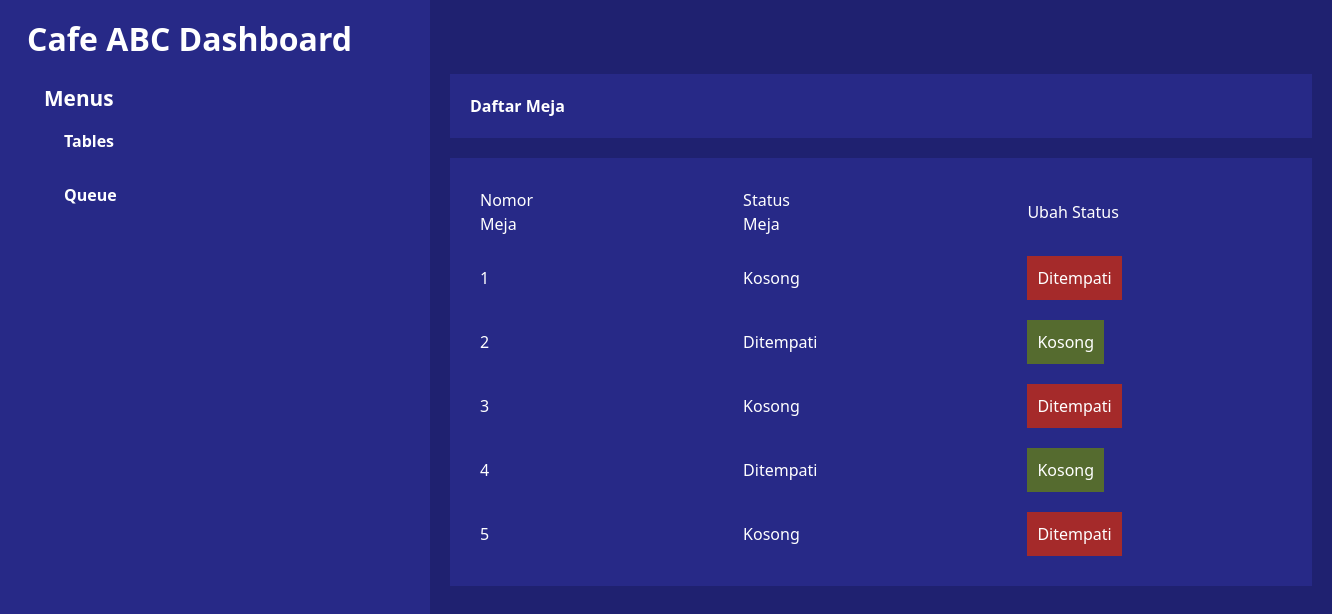
The page /dashboard/tables.php on the database its author committed.
### tables this page shows
CREATE TABLE `tables` (
  `idtables` int(11) NOT NULL,
  `isoccupied` tinyint(1) NOT NULL
);

### dashboard/tables.php (the view, shortened to what this page needs)
<?php
    include "./../db.php";
    $sqlquery = "SELECT * FROM tables";
    $result = mysqli_query($db, $sqlquery);
?>
<!DOCTYPE html>
<html lang="en">
<head>
    <link href="https://cdn.jsdelivr.net/npm/bootstrap@5.3.3/dist/css/bootstrap.min.css" rel="stylesheet">
</head>
<body>
    <?php include "dashboard.php"?>
    <div class="tables__header">
        <div class="tables__header__title">Daftar Meja</div>
    </div>
    <div class="tables__header">
        <table class="tables__info">
            <thead>
                <tr>
                    <td>Nomor Meja</td>
                    <td>Status Meja</td>
                    <td>Ubah Status</td>
                </tr>
            </thead>
            <tbody>
                <?php
                    while ($row = mysqli_fetch_array($result)) {
                        $status = $row["isoccupied"] ? "Ditempati" : "Kosong";
                        $buttonclass = $row["isoccupied"] ? "button__kosong" : "button__ditempati";
                        $buttontext = $row["isoccupied"] ? "Kosong" : "Ditempati";
                ?>
                <tr>
                    <td>
                        <?php
                        echo $row["idtables"];
                        ?>
                    </td>
                    <td>
                        <?php
                        echo $status;
                        ?>
                    </td>
                    <td>
                        <form method="POST" action="">
                            <button type="submit" class="<?php echo $buttonclass; ?>">
                                <?php echo $buttontext; ?>
                            </button>
                        </form>
                    </td>
                </tr>
                <?php } ?>
            </tbody>
        </table>
    </div>
</body>
</html>

### dashboard/tables.php (style rules this page uses)
:root { --background: #1f2170; --backgroundSd: #272987; --backgroundHov: #5758ad; --foreground: #171717; --text: white; }
body { background-color: var(--background); }
.tables__header { background-color: var(--backgroundSd); margin: 20px 20px 10px 450px; padding: 20px; }
.tables__header__title { font-weight: bold; }
.tables__info td { padding: 10px 200px 10px 10px; }
.button__ditempati { padding: 10px; background-color: brown; border: none; }
.button__kosong { padding: 10px; background-color: darkolivegreen; border: none; }

### dashboard/dashboard.php (style rules this page uses)
:root { --background: #1f2170; --backgroundSd: #272987; --foreground: #171717; --text: white; }
body { background-color: var(--background); }

### dashboard/sidebar.php (style rules this page uses)
:root { --background: #1f2170; --backgroundSd: #272987; --backgroundHov: #5758ad; --foreground: #171717; --text: white; }
body { background-color: var(--background); }
* { color: var(--text); }

### rows shown on the page
tables: idtables "1", isoccupied "Kosong", isoccupied "Ditempati"
tables: idtables "2", isoccupied "Ditempati", isoccupied "Kosong"
tables: idtables "3", isoccupied "Kosong", isoccupied "Ditempati"
tables: idtables "4", isoccupied "Ditempati", isoccupied "Kosong"
tables: idtables "5", isoccupied "Kosong", isoccupied "Ditempati"
